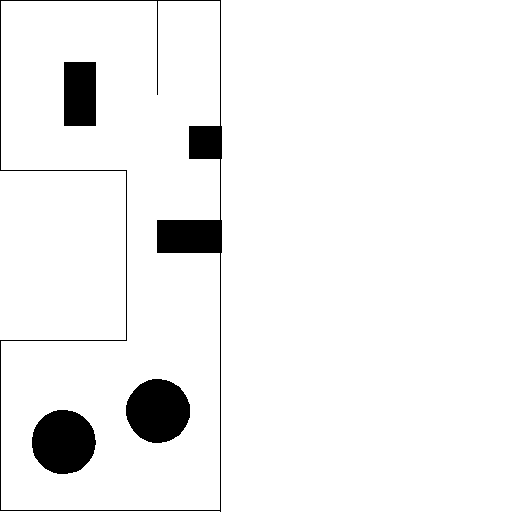
#> input picture map.png, 512 x 512 px
$ python '提取轮廓.py'
#> lines starting #> are read from the running program, lines starting #| are printed output that depends on the picture; after the words box and inside, x2 and y2 are one past the last pixel; in counts of white or black regions, pixels touching at a corner belong together
import cv2
import numpy as np

def extract_and_crop_inner_region(input_image_path, output_image_path):
    # 读灰度图
#> called with input_image_path = 'map.png', output_image_path = 'map_cropped_inner_region.png'
    img = cv2.imread(input_image_path, cv2.IMREAD_GRAYSCALE)
#> img: shape (512, 512); 94.9% white; 4 black regions, box (x1, y1, x2, y2) and area: (0, 0, 222, 512) 4975, (32, 410, 96, 474) 3217, (126, 379, 190, 443) 3187, (64, 62, 96, 126) 2048
    if img is None:
        print("读取图片失败")
        return

    # 反色，方便找黑色边界线轮廓
    img_inv = cv2.bitwise_not(img)
#> img_inv: shape (512, 512); 5.1% white; 4 white regions

    # 找外部轮廓（假设只有一层闭合边界线）
    contours, _ = cv2.findContours(img_inv, cv2.RETR_EXTERNAL, cv2.CHAIN_APPROX_SIMPLE)
#> contours = 1 contour; box (x1, y1, x2, y2) and area: (0, 0, 222, 512) 90848
    if not contours:
        print("未找到轮廓")
        return

    largest_contour = max(contours, key=cv2.contourArea)
#> largest_contour = contour of 19 points, box (x1, y1, x2, y2) (0, 0, 222, 512), area 90848
    print("最大轮廓面积:", cv2.contourArea(largest_contour))
#| 最大轮廓面积: 90847.5

    # 创建掩码，填充轮廓内部区域为白色
    mask = np.zeros_like(img, dtype=np.uint8)
    cv2.drawContours(mask, [largest_contour], -1, 255, thickness=-1)
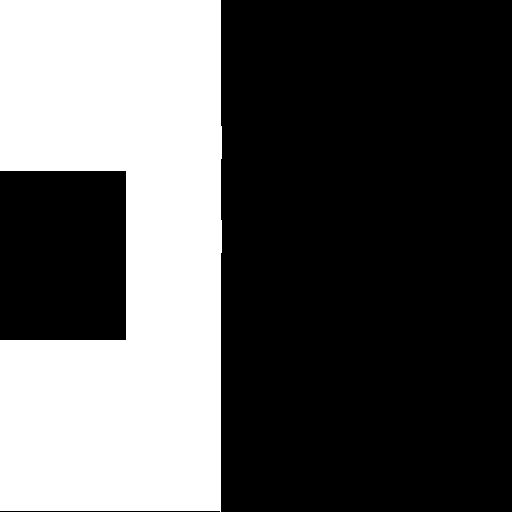
#> mask: shape (512, 512); 35% white; 1 white region, box (x1, y1, x2, y2) and area: (0, 0, 222, 512) 91704

    # 用掩码提取内部区域像素，外部全黑（或全白也行，这里先黑色方便裁剪）
    extracted = cv2.bitwise_and(img, mask)
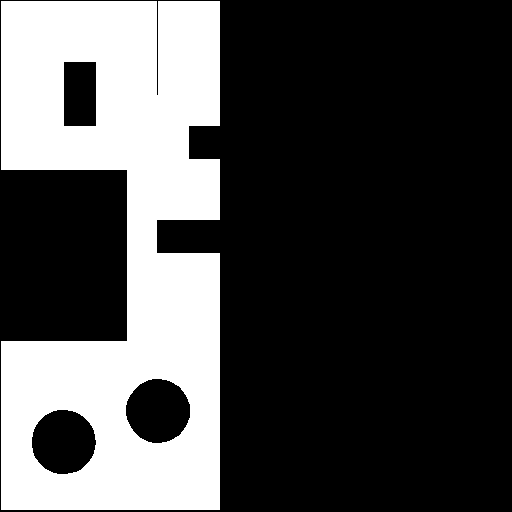
#> extracted: shape (512, 512); 29.9% white; 1 white region, box (x1, y1, x2, y2) and area: (1, 1, 220, 510) 78277

    # 找掩码中非零像素的边界框
    coords = cv2.findNonZero(mask)
#> coords = contour of 91704 points, box (x1, y1, x2, y2) (0, 0, 222, 512), area 10790
    x, y, w, h = cv2.boundingRect(coords)
#> x = 0; y = 0; w = 222; h = 512

    # 裁剪到最大轮廓区域的最小矩形框
    cropped = extracted[y:y+h, x:x+w]
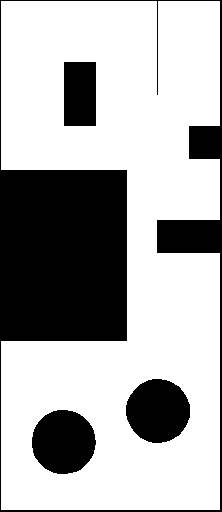
#> cropped: shape (512, 222); 68.9% white; 4 black regions, box (x1, y1, x2, y2) and area: (0, 0, 222, 512) 26935, (32, 410, 96, 474) 3217, (126, 379, 190, 443) 3187, (64, 62, 96, 126) 2048

    # 保存裁剪结果
    cv2.imwrite(output_image_path, cropped)
    print(f"提取并裁剪内部区域已保存到: {output_image_path}")

if __name__ == "__main__":
    input_path = "map.png"  # 输入你的图像路径
    output_path = "map_cropped_inner_region.png"
    extract_and_crop_inner_region(input_path, output_path)
